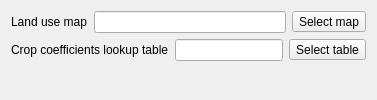
       <widget class="QWidget" name="landUseTab">
        <attribute name="title">
         <string>Land use</string>
        </attribute>
        <layout class="QFormLayout" name="formLayout_15">
         <item row="1" column="0" colspan="2">
          <layout class="QHBoxLayout" name="horizontalLayout_8">
           <item>
            <widget class="QLabel" name="kcTableLabel">
             <property name="text">
              <string>Crop coefficients lookup table</string>
             </property>
            </widget>
           </item>
           <item>
            <widget class="QLineEdit" name="kcTableLineEdit">
             <property name="readOnly">
              <bool>true</bool>
             </property>
            </widget>
           </item>
           <item>
            <widget class="QToolButton" name="selectKcTableButton">
             <property name="text">
              <string>Select table</string>
             </property>
            </widget>
           </item>
          </layout>
         </item>
         <item row="0" column="0" colspan="2">
          <layout class="QHBoxLayout" name="horizontalLayout_5">
           <item>
            <widget class="QLabel" name="landUseMapLabel">
             <property name="text">
              <string>Land use map</string>
             </property>
            </widget>
           </item>
           <item>
            <widget class="QLineEdit" name="landUseLineEdit">
             <property name="readOnly">
              <bool>true</bool>
             </property>
            </widget>
           </item>
           <item>
            <widget class="QToolButton" name="selectLandUseMapButton">
             <property name="text">
              <string>Select map</string>
             </property>
            </widget>
           </item>
          </layout>
         </item>
        </layout>
       </widget>
